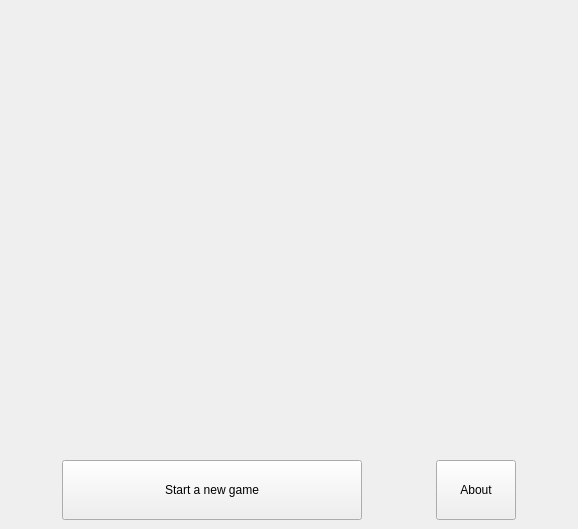
<?xml version="1.0" encoding="UTF-8"?>
<ui version="4.0">
 <class>WelcomeWindow</class>
 <widget class="QMainWindow" name="WelcomeWindow">
  <property name="geometry">
   <rect>
    <x>0</x>
    <y>0</y>
    <width>578</width>
    <height>529</height>
   </rect>
  </property>
  <property name="sizePolicy">
   <sizepolicy hsizetype="Fixed" vsizetype="Fixed">
    <horstretch>0</horstretch>
    <verstretch>0</verstretch>
   </sizepolicy>
  </property>
  <property name="minimumSize">
   <size>
    <width>500</width>
    <height>500</height>
   </size>
  </property>
  <property name="windowTitle">
   <string>Ludo Game</string>
  </property>
  <widget class="QWidget" name="centralwidget">
   <layout class="QVBoxLayout" name="verticalLayout_2">
    <item>
     <widget class="QLabel" name="logo">
      <property name="enabled">
       <bool>true</bool>
      </property>
      <property name="sizePolicy">
       <sizepolicy hsizetype="Preferred" vsizetype="Expanding">
        <horstretch>0</horstretch>
        <verstretch>0</verstretch>
       </sizepolicy>
      </property>
      <property name="minimumSize">
       <size>
        <width>0</width>
        <height>414</height>
       </size>
      </property>
      <property name="font">
       <font>
        <family>Ani</family>
        <pointsize>30</pointsize>
       </font>
      </property>
      <property name="text">
       <string/>
      </property>
      <property name="alignment">
       <set>Qt::AlignCenter</set>
      </property>
     </widget>
    </item>
    <item>
     <spacer name="verticalSpacer">
      <property name="orientation">
       <enum>Qt::Vertical</enum>
      </property>
      <property name="sizeType">
       <enum>QSizePolicy::Expanding</enum>
      </property>
      <property name="sizeHint" stdset="0">
       <size>
        <width>17</width>
        <height>13</height>
       </size>
      </property>
     </spacer>
    </item>
    <item>
     <layout class="QHBoxLayout" name="horizontalLayout_2">
      <property name="spacing">
       <number>0</number>
      </property>
      <property name="sizeConstraint">
       <enum>QLayout::SetFixedSize</enum>
      </property>
      <property name="rightMargin">
       <number>0</number>
      </property>
      <item>
       <spacer name="horizontalSpacer_2">
        <property name="orientation">
         <enum>Qt::Horizontal</enum>
        </property>
        <property name="sizeHint" stdset="0">
         <size>
          <width>40</width>
          <height>20</height>
         </size>
        </property>
       </spacer>
      </item>
      <item>
       <widget class="QPushButton" name="startButton">
        <property name="sizePolicy">
         <sizepolicy hsizetype="Fixed" vsizetype="Minimum">
          <horstretch>0</horstretch>
          <verstretch>0</verstretch>
         </sizepolicy>
        </property>
        <property name="minimumSize">
         <size>
          <width>300</width>
          <height>0</height>
         </size>
        </property>
        <property name="text">
         <string>Start a new game</string>
        </property>
       </widget>
      </item>
      <item>
       <spacer name="verticalSpacer_2">
        <property name="orientation">
         <enum>Qt::Vertical</enum>
        </property>
        <property name="sizeHint" stdset="0">
         <size>
          <width>20</width>
          <height>60</height>
         </size>
        </property>
       </spacer>
      </item>
      <item>
       <spacer name="horizontalSpacer_3">
        <property name="orientation">
         <enum>Qt::Horizontal</enum>
        </property>
        <property name="sizeHint" stdset="0">
         <size>
          <width>40</width>
          <height>20</height>
         </size>
        </property>
       </spacer>
      </item>
      <item>
       <widget class="QPushButton" name="aboutButton">
        <property name="sizePolicy">
         <sizepolicy hsizetype="Fixed" vsizetype="Minimum">
          <horstretch>0</horstretch>
          <verstretch>0</verstretch>
         </sizepolicy>
        </property>
        <property name="text">
         <string>About</string>
        </property>
       </widget>
      </item>
      <item>
       <spacer name="horizontalSpacer">
        <property name="orientation">
         <enum>Qt::Horizontal</enum>
        </property>
        <property name="sizeType">
         <enum>QSizePolicy::Expanding</enum>
        </property>
        <property name="sizeHint" stdset="0">
         <size>
          <width>40</width>
          <height>20</height>
         </size>
        </property>
       </spacer>
      </item>
     </layout>
    </item>
   </layout>
  </widget>
 </widget>
 <resources/>
 <connections/>
</ui>
